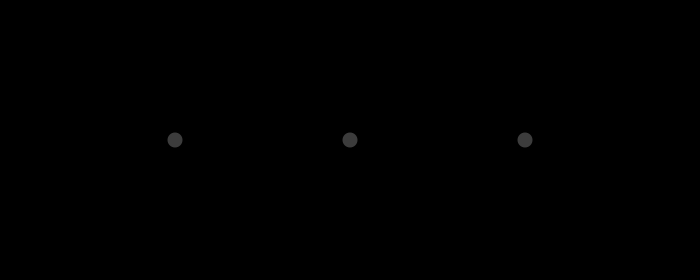
Frame 1 (no input)
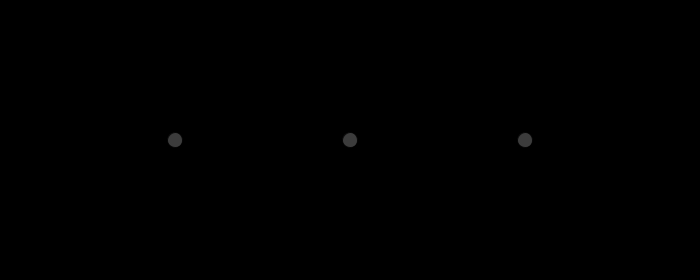
Frame 60 (the mouse pressed at the canvas centre just before this capture)
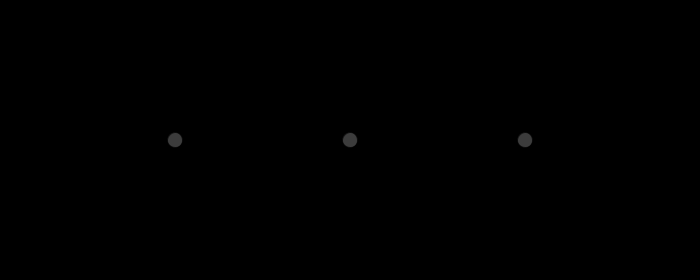
Frame 120 (the mouse held since frame 60 and released just before this capture)

The Processing sketch that drew these frames (run headless with seeded random() and noise(); from frame 60 on, the mouse is pressed at the canvas centre):

// Processing sketch: processing_115997
// ── processing_115997.pde



Dot[] d = new Dot[3];

//Setup does not change
void setup() {
  size(700, 280);
  smooth();
  for (int i=0; i<3; i++) {
    d[i] = new Dot(0.6, 19, width*(i+1)/4, height/2);
  }
}

void draw() {
  background(0);
  for (int i=0; i<3; i++)
  {
    d[i].infinitMoving();
    d[i].display();
  }
}


void mouseReleased() {
  for (int i=0; i<3; i++)
  { 
    d[i].dotmouseReleased();
  }
}


class Dot {
  int circleNumber = 15;
  int dotColor = 60;
  int circleColor = 0;
  float gap;
  float radiusgap; //the statistic gap between radius
  float xpos;
  float ypos;
  float[] radius = new float[circleNumber];
  float[] activeAlpha= new float[circleNumber];


  Dot(float tempgap, float tempradiusgap, float tempxpos, float tempypos) {
    gap = tempgap;
    radiusgap = tempradiusgap;
    xpos = tempxpos;
    ypos = tempypos;

    for (int i=0;i<circleNumber;i++) {
      radius[i] = radiusgap*(i+1);
    }
  }



  void infinitMoving() {
    for (int i=0;i<circleNumber;i++) {
      radius[i] += gap;
      activeAlpha[i] = 255 - radius[i];
      if (radius[i] > radiusgap*circleNumber) {
        radius[i] = radiusgap;
      }
      //stroke(255);
      stroke(circleColor, activeAlpha[i]);
      noFill();
      ellipse(xpos, ypos, radius[i], radius[i]);
    }
  }


void dotmouseReleased() {

    if (dist(mouseX, mouseY, xpos, ypos)<15) {
      if (dotColor == 60) {
        dotColor = 255;
        circleColor = 255;
      } 
      else {
        dotColor = 60;
        circleColor = 0;
        println("it works");
      }
    }
}


  void display() {
    fill(dotColor);
    ellipse(xpos, ypos, 15, 15);
  }
}
